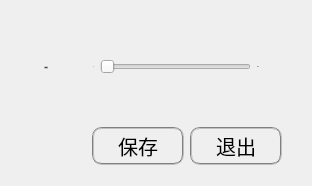
  <widget class="QWidget" name="lightTab">
   <property name="font">
    <font>
     <pointsize>-1</pointsize>
    </font>
   </property>
   <attribute name="icon">
    <iconset>
     <normaloff>../icon/light_icon.png</normaloff>../icon/light_icon.png</iconset>
   </attribute>
   <attribute name="title">
    <string>光源设置</string>
   </attribute>
   <layout class="QGridLayout" name="gridLayout_3">
    <item row="0" column="0">
     <layout class="QVBoxLayout" name="verticalLayout" stretch="4,2,5,2">
      <property name="leftMargin">
       <number>10</number>
      </property>
      <property name="topMargin">
       <number>10</number>
      </property>
      <property name="rightMargin">
       <number>10</number>
      </property>
      <property name="bottomMargin">
       <number>10</number>
      </property>
      <item>
       <spacer name="verticalSpacer_3">
        <property name="orientation">
         <enum>Qt::Vertical</enum>
        </property>
        <property name="sizeHint" stdset="0">
         <size>
          <width>20</width>
          <height>40</height>
         </size>
        </property>
       </spacer>
      </item>
      <item>
       <layout class="QHBoxLayout" name="horizontalLayout_2" stretch="3,1,9,1,1">
        <item>
         <widget class="QLabel" name="label_5">
          <property name="text">
           <string>光源强度</string>
          </property>
          <property name="alignment">
           <set>Qt::AlignCenter</set>
          </property>
         </widget>
        </item>
        <item>
         <widget class="QLabel" name="label_6">
          <property name="text">
           <string>0</string>
          </property>
          <property name="alignment">
           <set>Qt::AlignRight|Qt::AlignTrailing|Qt::AlignVCenter</set>
          </property>
         </widget>
        </item>
        <item>
         <widget class="QSlider" name="lightSlider">
          <property name="maximum">
           <number>255</number>
          </property>
          <property name="orientation">
           <enum>Qt::Horizontal</enum>
          </property>
          <property name="invertedAppearance">
           <bool>false</bool>
          </property>
          <property name="invertedControls">
           <bool>false</bool>
          </property>
          <property name="tickPosition">
           <enum>QSlider::NoTicks</enum>
          </property>
         </widget>
        </item>
        <item>
         <widget class="QLabel" name="label_7">
          <property name="text">
           <string>255</string>
          </property>
          <property name="alignment">
           <set>Qt::AlignLeading|Qt::AlignLeft|Qt::AlignVCenter</set>
          </property>
         </widget>
        </item>
        <item>
         <spacer name="horizontalSpacer_14">
          <property name="orientation">
           <enum>Qt::Horizontal</enum>
          </property>
          <property name="sizeHint" stdset="0">
           <size>
            <width>40</width>
            <height>20</height>
           </size>
          </property>
         </spacer>
        </item>
       </layout>
      </item>
      <item>
       <spacer name="verticalSpacer_4">
        <property name="orientation">
         <enum>Qt::Vertical</enum>
        </property>
        <property name="sizeHint" stdset="0">
         <size>
          <width>20</width>
          <height>40</height>
         </size>
        </property>
       </spacer>
      </item>
      <item>
       <layout class="QHBoxLayout" name="horizontalLayout" stretch="8,2,1,1">
        <item>
         <spacer name="horizontalSpacer_6">
          <property name="orientation">
           <enum>Qt::Horizontal</enum>
          </property>
          <property name="sizeHint" stdset="0">
           <size>
            <width>40</width>
            <height>20</height>
           </size>
          </property>
         </spacer>
        </item>
        <item>
         <widget class="PushButton" name="btnLightSave">
          <property name="styleSheet">
           <string notr="true">font-size: 20px;height: 30px;width: 80px; border:2px groove gray;border-radius:10px;padding:2px 4px;</string>
          </property>
          <property name="text">
           <string>保存</string>
          </property>
          <property name="icon">
           <iconset>
            <normaloff>../icon/save.png</normaloff>../icon/save.png</iconset>
          </property>
         </widget>
        </item>
        <item>
         <widget class="PushButton" name="btnLightExit">
          <property name="styleSheet">
           <string notr="true">font-size: 20px;height: 30px;width: 80px; border:2px groove gray;border-radius:10px;padding:2px 4px;</string>
          </property>
          <property name="text">
           <string>退出</string>
          </property>
          <property name="icon">
           <iconset>
            <normaloff>../icon/exit_icon.png</normaloff>../icon/exit_icon.png</iconset>
          </property>
          <property name="iconSize">
           <size>
            <width>22</width>
            <height>22</height>
           </size>
          </property>
         </widget>
        </item>
        <item>
         <spacer name="horizontalSpacer_12">
          <property name="orientation">
           <enum>Qt::Horizontal</enum>
          </property>
          <property name="sizeHint" stdset="0">
           <size>
            <width>40</width>
            <height>20</height>
           </size>
          </property>
         </spacer>
        </item>
       </layout>
      </item>
     </layout>
    </item>
   </layout>
  </widget>
